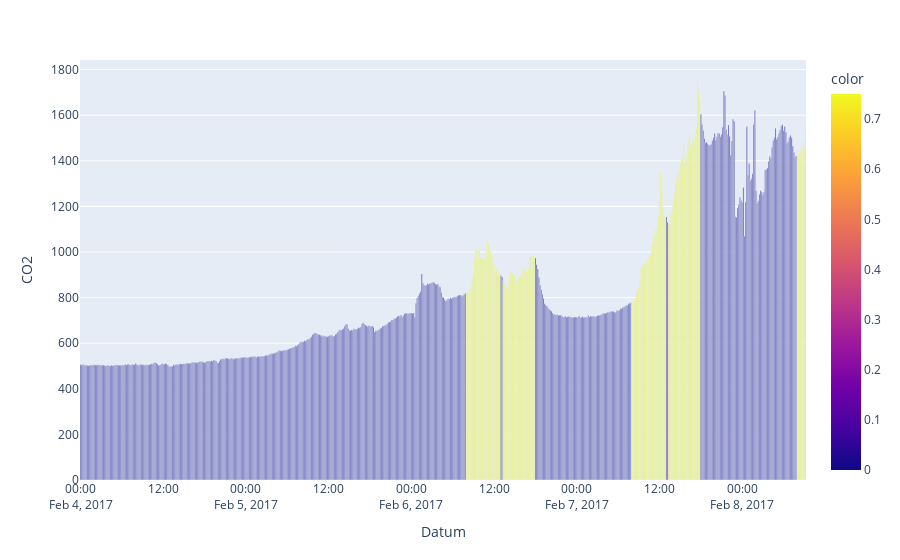

Here is the notebook cell this chart was saved with:
### Code cell
# Gemittelte Vorhersage aller Modelle auf den unbekannten Testdaten
df_temp = pd.DataFrame(df_test.index,index=df_test.index)
df_temp["Anwesenheit"] = (mRF.predict(df_test) + mLR.predict(df_test) + mDT.predict(df_test) + mSVC.predict(df_test))/4
px.bar(df_test.resample("10min").mean(),y="CO2",color=df_temp.resample("10min").mean()["Anwesenheit"])

### Figure 1 — Plotly figure (JSON) as saved in the notebook; plotly's stock layout.template omitted (floating-point values rounded to 4 significant figures; data arrays with more than 128 entries replaced by an {"elided": "..."} marker saying what was removed)
{"data": [{"alignmentgroup": "True", "hovertemplate": "Datum=%{x}<br>CO2=%{y}<br>color=%{marker.color}<extra></extra>", "legendgroup": "", "marker": {"color": {"elided": "632 float values"}, "coloraxis": "coloraxis", "pattern": {"shape": ""}}, "name": "", "offsetgroup": "", "orientation": "v", "showlegend": false, "textposition": "auto", "type": "bar", "x": {"elided": "632 str values"}, "xaxis": "x", "y": {"elided": "632 float values"}, "yaxis": "y"}], "layout": {"barmode": "relative", "coloraxis": {"colorbar": {"title": {"text": "color"}}, "colorscale": [[0, "#0d0887"], [0.1111, "#46039f"], [0.2222, "#7201a8"], [0.3333, "#9c179e"], [0.4444, "#bd3786"], [0.5556, "#d8576b"], [0.6667, "#ed7953"], [0.7778, "#fb9f3a"], [0.8889, "#fdca26"], [1, "#f0f921"]]}, "legend": {"tracegroupgap": 0}, "margin": {"t": 60}, "xaxis": {"anchor": "y", "domain": [0, 1], "title": {"text": "Datum"}}, "yaxis": {"anchor": "x", "domain": [0, 1], "title": {"text": "CO2"}}}}
